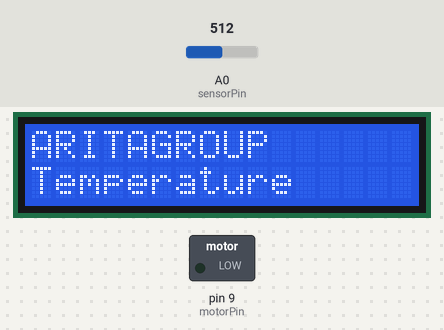
Recording of a sketch running on a simulated Arduino Uno, built with avr-gcc and run on an emulated ATmega328P. Shown: 16×2 character LCD, switched loads named in the sketch (green lamp = pin HIGH). The inputs (shaded band) are chosen by the test bench; at power-on: A0 (sensorPin) = 512.

Above: at 1.2 s.
1.3 s: A0 (sensorPin) set to 55
At 3.9 s:
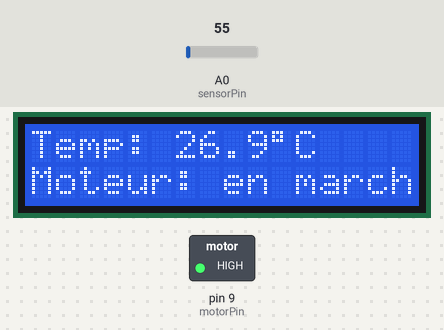
4.3 s: A0 (sensorPin) set to 47
At 5.4 s:
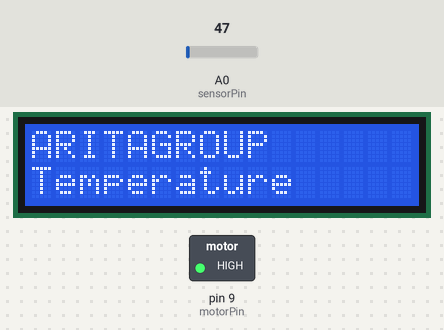
6.5 s: A0 (sensorPin) set to 15
At 8.0 s:
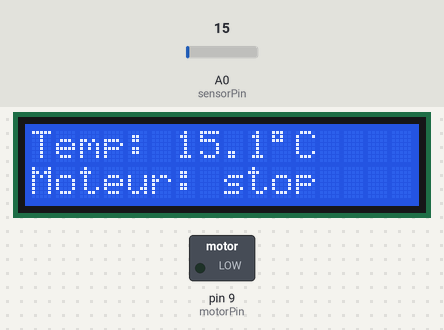
Timing chart, 0 to 9.5 s (numbered marks = the images above; inputs shaded):
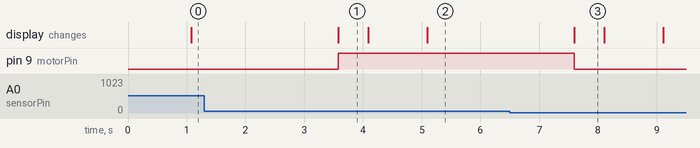

Measured:
- the behaviour switches between 53 and 52 on A0 (sensorPin) (found by bisection; images 1 and 2)
- what the display in image 1 shows lasts 0.5 s, from 3.6 s to 4.1 s

The sketch:

TemperatureLM35GPT_correct.ino.ino
```cpp
#include <LiquidCrystal.h>
#include <Wire.h>

// AWA EYALI BA PIN YA LCD
#define RS 12
#define E 11
#define D4 5
#define D5 4
#define D6 3
#define D7 2
#define COLS 16
#define ROWS 2

// AWA BA PIN YA BA MATOS MUSUSU
#define sensorPin A0
#define motorPin 9
#define threshold 25
#define hysteresis 0.5
#define DELAY1 100
#define DELAY2 500
#define DELAY3 1000
const int cycle = 20;

LiquidCrystal lcd(RS, E, D4, D5, D6, D7);

void setup() {
  pinMode(motorPin, OUTPUT);
  lcd.begin(COLS, ROWS);
}

void loop() {
  // MESSAGI YA BOYEYI MALAMU
  lcd.clear();
  lcd.print("ARITAGROUP");
  lcd.setCursor(0, 1);
  lcd.print("MAYELE NDAKU");
  delay(DELAY3);

  // AWA MESSAGI YA KOLAKISA TEMPERATURI
  lcd.clear();
  lcd.print("ARITAGROUP");
  lcd.setCursor(0, 1);
  lcd.print("Temperature");
  delay(DELAY2);

  // AWA MESSAGI YA KOTAGA CAPTERI NA KO CALICULER TEMPERATURI
  float resultTemp = 0.0;
  for (int i = 0; i < cycle; i++) {
    int analogValue = analogRead(sensorPin);
    float temperature = (5.0 * 100.0 * analogValue) / 1024;
    resultTemp += temperature;
    delay(DELAY1);
  }
  resultTemp = resultTemp / cycle;

  // AWA KOLAKISA TEMPERATURI OYO TO CALUKILER
  lcd.clear();
  lcd.print("Temp: ");
  lcd.print(resultTemp, 1); // Display 1 decimal point
  lcd.print((char)223); // Degree symbol
  lcd.print("C");
  lcd.setCursor(0, 1);

  // AWA TOZO COTOLER EPUPELA FAN NA hysteresis
  lcd.print("Moteur: ");
  if (resultTemp > (threshold + hysteresis)) {
    digitalWrite(motorPin, HIGH);
  } else if (resultTemp < (threshold - hysteresis)) {
    digitalWrite(motorPin, LOW);
  }

  lcd.print(digitalRead(motorPin) == HIGH ? "en marche" : "stop");
  delay(DELAY2);
}
```
